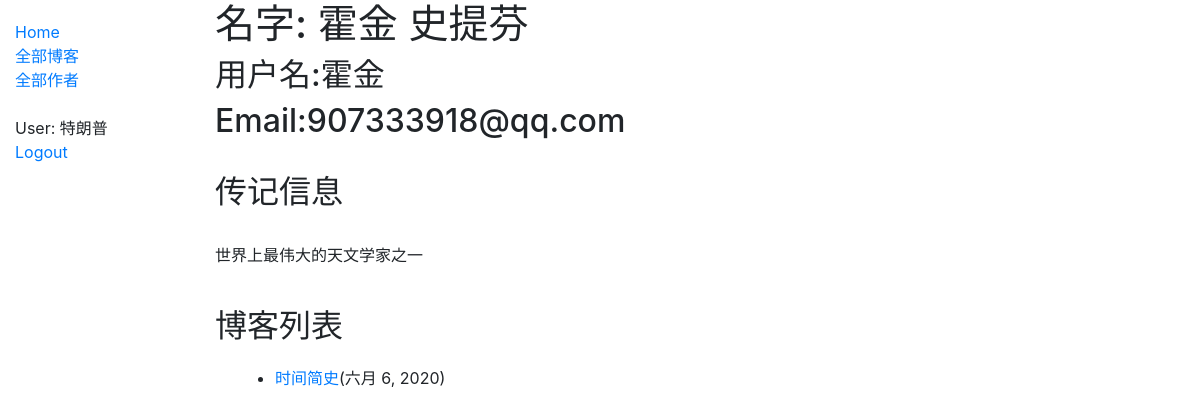
Page /blog/bloguser/18/ (signed in) on the committed database.
### blog/models.py (models this page shows, shortened)
class BlogUser(User):
    bio_info = models.TextField(max_length=200, null=True, blank=True, help_text='Enter some biographical information.')
    def __str__(self):
        return f'{self.first_name} {self.last_name}'

class Blog(models.Model):
    name = models.CharField(max_length=50, help_text='Enter the name of the blog.')
    author = models.ForeignKey('BlogUser', on_delete=models.SET_NULL, null=True)
    post_date = models.DateField(auto_now_add=True)
    content = models.TextField(max_length=5000, help_text='Type your blog.')
    class Meta:
        ordering = ['-post_date']
    def get_absolute_url(self):
        return reverse('blog', args=(str(self.pk),))

### blog/views.py (the view)
# urls.py: path('bloguser/<int:pk>/', views.BlogUserDetailView.as_view(), name='bloguser-detail'),
class BlogUserDetailView(ListView):
    model = Blog
    template_name = 'blog/bloguser_detail.html'
    def get_queryset(self):
        return Blog.objects.filter(author_id=int(self.kwargs['pk']))
    def get_context_data(self, *, object_list=None, **kwargs):
        context = super().get_context_data(object_list=object_list, **kwargs)
        context['bloguser'] = BlogUser.objects.get(pk=int(self.kwargs['pk']))
        return context

### blog/templates/blog/bloguser_detail.html
{% extends 'base_generic.html' %}
{% block content %}
    <h1>名字: {{ bloguser }}</h1>
    <h2>用户名:{{ bloguser.username }}</h2>
    <h2>Email:{{ bloguser.email }}</h2>
    <br>
    <h2>传记信息</h2>
    <br>
    <p>{{ bloguser.bio_info }}</p>
    <br>
    <h2>博客列表</h2>
    <div style="margin-left:20px;margin-top:20px">
        <ul>
            {% for blog in blog_list %}
                <li><a href="{{ blog.get_absolute_url }}">{{ blog.name }}</a>({{ blog.post_date }})</li>
            {% endfor %}
        </ul>
    </div>
{% endblock %}

### templates/base_generic.html (shortened to what this page needs)
<!DOCTYPE html>
<html lang="en">
<head>
    <link rel="stylesheet" href="https://stackpath.bootstrapcdn.com/bootstrap/4.1.3/css/bootstrap.min.css"
>
    {% load static %}
    <link rel="stylesheet" href="{% static 'css/styles.css' %}">
</head>
<body>
<div class="container-fluid">
    <div class="row">
        <div class="col-sm-2">
            {% block sidebar %}
                <ul class="sidebar-nav">
                    <li><a href="{% url 'index' %}">Home</a></li>
                    <li><a href="{% url 'blogs' %}">全部博客</a></li>
                    <li><a href="{% url 'bloggers' %}">全部作者</a></li>
                    <br>
                    {% if user.is_authenticated %}
                        <li>User: {{ user.get_username }}</li>
                        <li><a href="{% url 'logout' %}">Logout</a></li>
                    {% else %}
                        <li><a href="{% url 'login' %}">Login</a></li>
                        <li><a href="{% url 'register' %}">Register</a></li>
                    {% endif %}
                </ul>
            {% endblock %}
        </div>
        <div class="col-sm-10 ">
            {% block content %}{% endblock %}
        </div>
    </div>
</div>
</body>
</html>

### blog/static/css/styles.css (style rules this page uses)
.sidebar-nav { margin-top: 20px; padding: 0; list-style: none; }

### rows in the picture
BlogUser: bio_info "世界上最伟大的天文学家之一"
Blog: name "时间简史", post_date "六月 6, 2020"

### other values in the picture
{{ user.get_username }} "特朗普"
{{ bloguser }} "霍金 史提芬"
{{ bloguser.username }} "霍金"
{{ bloguser.email }} "907333918@qq.com"
